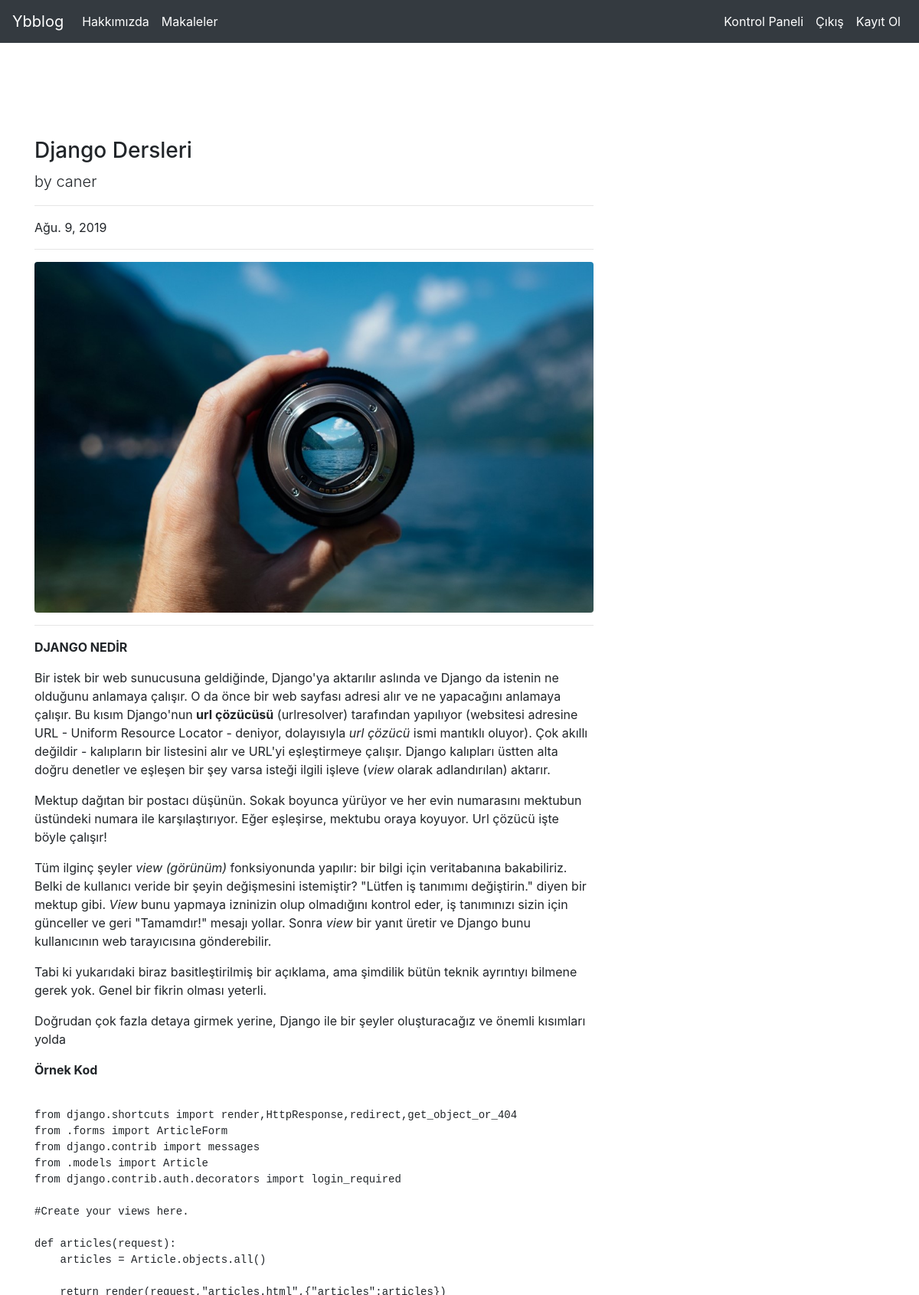
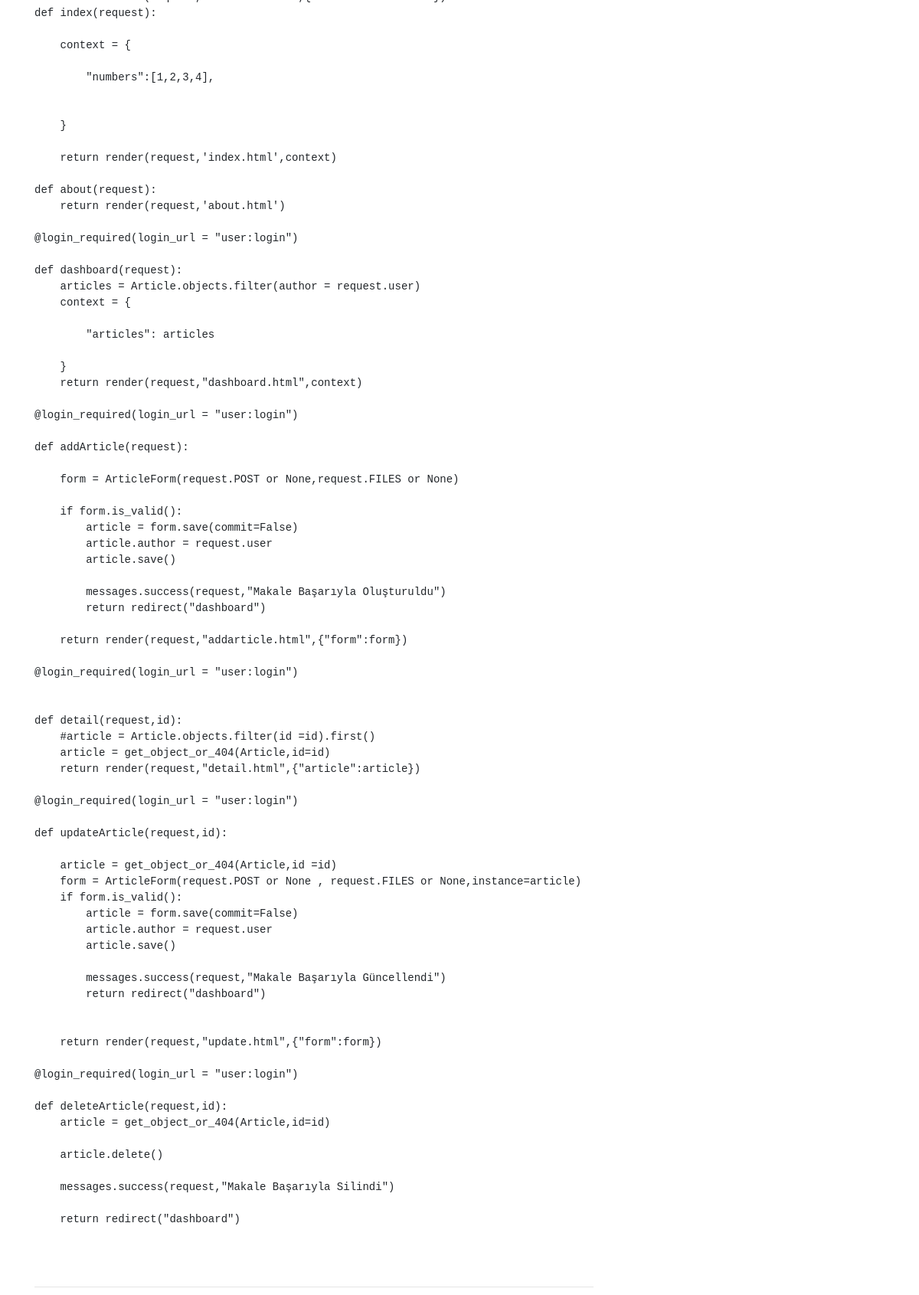
Screenshot of /articles/article/20/ (signed in, upper part) with the database file from the repository (2 pictures, top to bottom).
### articlee/models.py (models this page shows, shortened)
class Article(models.Model):
    author = models.ForeignKey("auth.User",on_delete = models.CASCADE,verbose_name = "Yazar")
    title = models.CharField(max_length = 50 , verbose_name = "Başlık")
    content = RichTextField()
    created_date = models.DateField(auto_now_add=True,verbose_name="Oluşturulma Tarihi")
    article_image = models.FileField(blank = True , null = True , verbose_name="Makaleye Fotoğraf Ekleyin")
    class Meta:
        ordering = ['-created_date']

### articlee/views.py (the view)
# urls.py: path('article/<int:id>/',views.detail,name = "detail"),
@login_required(login_url = "user:login")
def detail(request,id):
    article = get_object_or_404(Article,id=id)
    comments = article.comments.all()
    return render(request,"detail.html",{"article":article,"comments":comments})

### templates/detail.html (shortened to what this page needs)
{% extends "layout.html" %}
{% block body %}
 <div class="row">
      <div class="col-lg-8">
        <h3 class="mt-4">{{article.title}}</h3>
        <p class="lead">
          by
         {{article.author}}
        </p>
        <hr>
        <p>{{article.created_date}}</p>
        <hr>
        {% if article.article_image %}
        <img class="img-fluid rounded" src="{{article.article_image.url}}" alt="">
        {%endif%}
        <hr>
        <p class="lead">
            {{article.content|safe}}
        </p>
        <hr>
    </div>
</div>
{% endblock body %}

### rows the page displays
Article: title "Django Dersleri", author "caner", created_date "Ağu. 9, 2019", article_image (picture), content "DJANGO NEDİR Bir istek bir web sunucusuna geldiğinde, Django'ya aktarılır aslında ve Django da istenin ne olduğunu anlamaya çalışır. O da önce bir web sayfası adresi alır ve ne yapacağını anlamaya çalışır. Bu kısım Django'nun url çözücüsü (urlresolver) tarafından yapılıyor (websitesi adresine URL - Uniform Resource Locator - deniyor, dolayısıyla url çözücü ismi mantıklı oluyor). Çok akıllı değildir - kalıpların bir listesini alır ve URL'yi eşleştirmeye çalışır. Django kalıpları üstten alta doğru denetler ve eşleşen bir şey varsa isteği ilgili işleve ( view olarak adlandırılan) aktarır. Mektup dağıtan bir postacı düşünün. Sokak boyunca yürüyor ve her evin numarasını mektubun üstündeki numara…"
